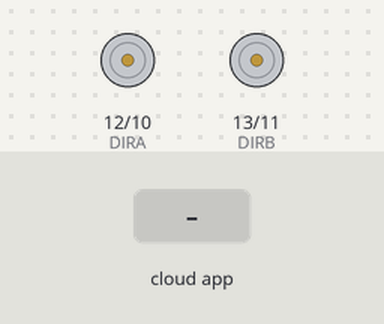
This sketch was run on a simulated Arduino Uno, built with avr-gcc and run on an emulated ATmega328P. Parts: direction and speed pins drawn as motors (green arrow = direction pin HIGH = forward, orange = LOW = backward, longer = more drive). The inputs (shaded band) are chosen by the test bench. The ROS host is connected and sends only what is stated.

Above: at 1.2 s.
1.3 s: the phone or cloud app sets linear.x to -100
At 2.1 s:
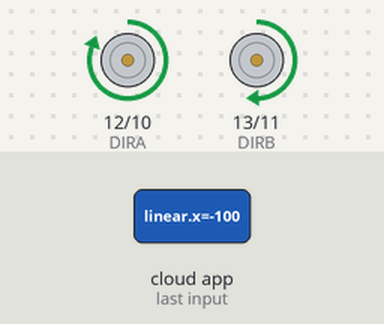
2.8 s: the phone or cloud app sets angular.z to -100
At 3.3 s:
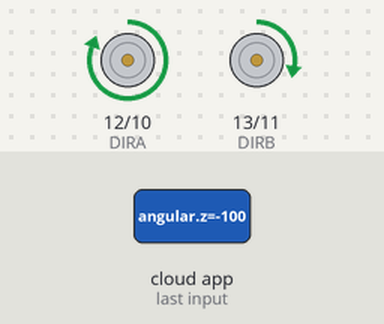
4.3 s: the phone or cloud app sets linear.x to 0
At 5.5 s:
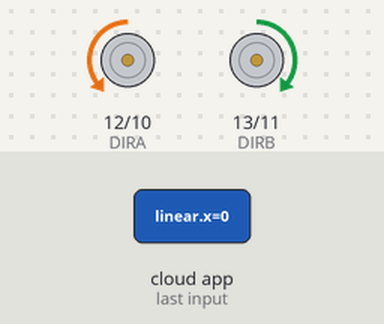
5.8 s: the phone or cloud app sets angular.z to 0
At 6.7 s:
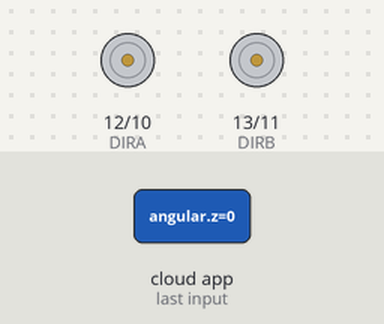
7.3 s: the phone or cloud app sets linear.x to 100
At 7.9 s:
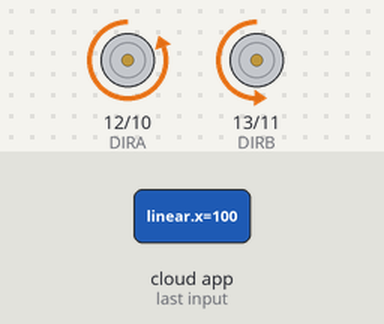
8.8 s: the phone or cloud app sets angular.z to 100
At 10.2 s:
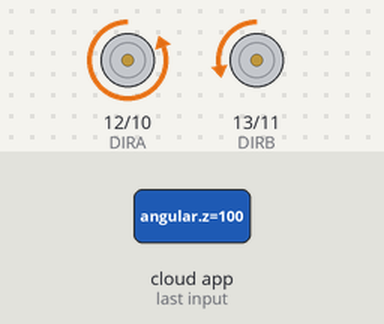
Timing chart, 0 to 11.3 s (numbered marks = the images above; inputs shaded):
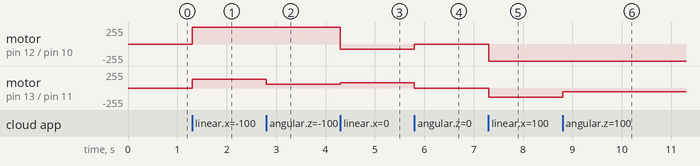

Measured:
- after the input at 1.3 s, motor on pin 12 (DIRA) / pin 10 (PWMA): stopped → forward 255/255 at once; motor on pin 13 (DIRB) / pin 11 (PWMB): stopped → forward 135/255 at once
- after the input at 2.8 s, motor on pin 13 (DIRB) / pin 11 (PWMB): forward 135/255 → forward 53/255 at once
- after the input at 4.3 s, motor on pin 12 (DIRA) / pin 10 (PWMA): forward 255/255 → backward 81/255 at once; motor on pin 13 (DIRB) / pin 11 (PWMB): forward 53/255 → forward 81/255 at once
- after the input at 5.8 s, motor on pin 12 (DIRA) / pin 10 (PWMA): backward 81/255 → stopped at once; motor on pin 13 (DIRB) / pin 11 (PWMB): forward 81/255 → stopped at once
- after the input at 7.3 s, motor on pin 12 (DIRA) / pin 10 (PWMA): stopped → backward 255/255 at once; motor on pin 13 (DIRB) / pin 11 (PWMB): stopped → backward 135/255 at once
- after the input at 8.8 s, motor on pin 13 (DIRB) / pin 11 (PWMB): backward 135/255 → backward 53/255 at once

The sketch:

ROS-node-dual-dc-motor-control.ino
```cpp
/*Title: DC Motor Control with Encoder (Single)*/
/*Author: Khairul Izwan 10-03-2020*/
/*Description: Controlling DC Motor with Encoder using */

/*Parts*/
/*1. DC Motor:: 12V 38RPM 5kgfcm Brushed DC Geared Motor with Encoder :: https://my.cytron.io/p-12v-38rpm-5kgfcm-brushed-dc-geared-motor-with-encoder?search=12v%2038RPM&description=1&src=search.list */
/*2. Driver:: Shield L298P Motor Driver with GPIO :: https://my.cytron.io/p-shield-l298p-motor-driver-with-gpio?src=search.list*/

/*Notes:*/
/*D10, D11, D12 and D13 for motor control*/
/*D10 controls speed of motor A and D11 controls speed of motor B.*/
/*Pin D12 controls direction of motor A and Pin D13 controls direction of motor B.*/

/*include necessary library*/
#include <ros.h>
#include <geometry_msgs/Twist.h>
#include <std_msgs/Float32.h>

/* Motor Pin Assignment*/
int DIRA = 12;
int PWMA = 10;
int DIRB = 13;
int PWMB = 11;

/*Min Speed for the motor*/
int SPD1 = 50;

/*Encoder Pins Definition*/
/*Using an interrupt pins :: 2, 3, 18, 19, 20, 21 :: https://www.arduino.cc/reference/en/language/functions/external-interrupts/attachinterrupt/?setlang=it*/
#define ENCODER_COUNT_UP_A 3
#define ENCODER_COUNT_DOWN_A 2
#define ENCODER_COUNT_UP_B 19
#define ENCODER_COUNT_DOWN_B 18

/*Encoder Variables*/
volatile signed int TEMP_A, COUNTER_A = 0;
volatile signed int TEMP_B, COUNTER_B = 0;

/*Change according to the robot wheel dimension*/
#define wheelSep 0.14 // mm
#define wheelRadius 0.05; // mm

/*Variables declaration*/
float transVelocity;
float rotVelocity;
float velDiff;

float leftPWM;
float rightPWM;

float leftPower;
float rightPower;

/*Callback function for geometry_msgs::Twist */
void messageCb_cmd_vel(const geometry_msgs::Twist &msg)
{
/*	Get the ros topic value*/
	transVelocity = msg.linear.x;
	rotVelocity = msg.angular.z;

/*	Differential Drive Kinematics::http://www.cs.columbia.edu/~allen/F15/NOTES/icckinematics.pdf*/
	velDiff = (wheelSep * rotVelocity) / 2.0;
	leftPower = (transVelocity + velDiff) / wheelRadius;
	rightPower = (transVelocity - velDiff) / wheelRadius;

/*	Normalize the rad/sec --> analog value 0 ~ 255 (arduino)*/
	leftPWM = (leftPower - 0) * (255 - 0) / (4.4 - 0) + 0;
	rightPWM = (rightPower - 0) * (255 - 0) / (4.4 - 0) + 0;

/*	motor directection helper function*/
	motorDirection();
}

/*Motor Direction helper function*/
void motorDirection()
{
	if (leftPWM > 0 and rightPWM > 0)
	{
		digitalWrite(DIRA, LOW);
		digitalWrite(DIRB, LOW);
		analogWrite(PWMA, max(abs(leftPWM), SPD1));
		analogWrite(PWMB, max(abs(rightPWM), SPD1));
	}
	else if (leftPWM < 0 and rightPWM < 0)
	{
		digitalWrite(DIRA, HIGH);
		digitalWrite(DIRB, HIGH);
		analogWrite(PWMA, max(abs(leftPWM), SPD1));
		analogWrite(PWMB, max(abs(rightPWM), SPD1));
	}
	else if (leftPWM < 0 and rightPWM > 0)
	{
		digitalWrite(DIRA, LOW);
		digitalWrite(DIRB, HIGH);
		analogWrite(PWMA, max(abs(leftPWM), SPD1));
		analogWrite(PWMB, max(abs(rightPWM), SPD1));
	}
	else if (leftPWM > 0 and rightPWM < 0)
	{
		digitalWrite(DIRA, HIGH);
		digitalWrite(DIRB, LOW);
		analogWrite(PWMA, max(abs(leftPWM), SPD1));
		analogWrite(PWMB, max(abs(rightPWM), SPD1));
	}
	else if (leftPWM == 0 and rightPWM == 0)
	{
		analogWrite(PWMA, 0);
		analogWrite(PWMB, 0);
	}
}

/*Set up the ros node*/
ros::Subscriber<geometry_msgs::Twist> sub("/cmd_vel", messageCb_cmd_vel);

ros::NodeHandle nh;

//put your setup code here, to run once:
void setup()
{
	pinMode(DIRA, OUTPUT);
	pinMode(DIRB, OUTPUT);
	pinMode(PWMA, OUTPUT);
	pinMode(PWMB, OUTPUT);

/*	Initialize ROS node*/
	nh.initNode();

/*	ROS subscriber*/
	nh.subscribe(sub);
}

//put your main code here, to run repeatedly:
void loop()
{
	nh.spinOnce();
}
```
